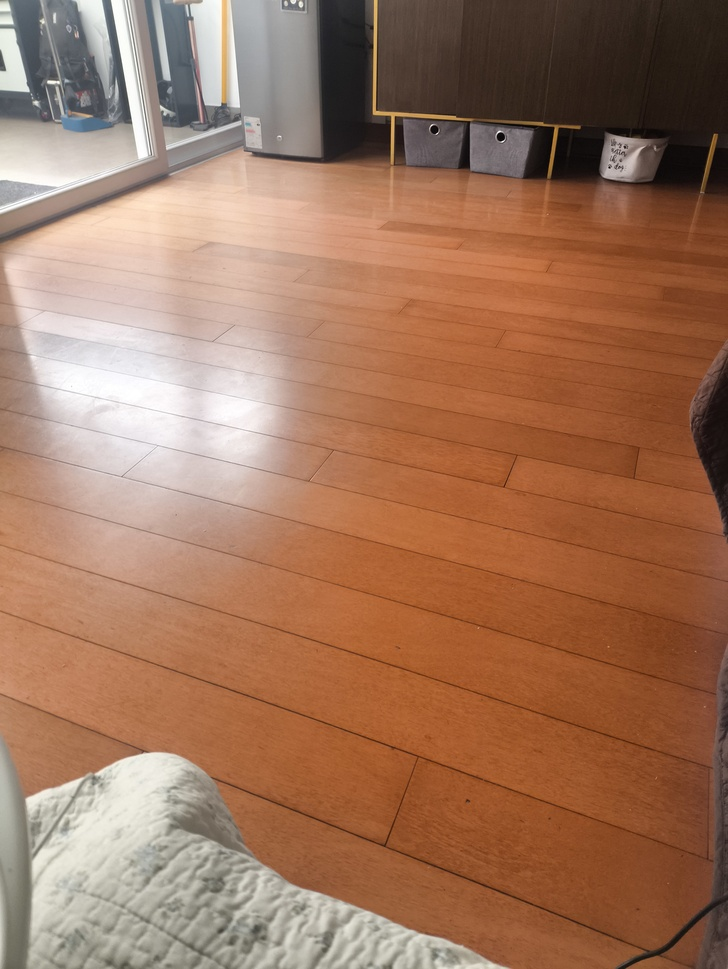
#> input picture dataset/imagenes/foto-con-exif.jpg, 728 x 969 px, shrunk from 3472 x 4624 before the run
$ python -i preprocesamiento.py   (imports and definitions only)
#> lines starting #> are read from the running program, lines starting #| are printed output that depends on the picture
#> further down, picture is the input picture: shape (969, 728, 3); mean B, G, R 92.6, 117.2, 159.1
import numpy as np
import cv2
from sklearn.preprocessing import StandardScaler

# [14 lines left out: function normalizar_pixeles, not called in this run]

def calcular_textura_vectorizado(imagen, kernel_size=3):
    """
    Calcula mapa de textura por píxel usando varianza local.
    """
#> called with kernel_size = 3
    gray = cv2.cvtColor(imagen, cv2.COLOR_BGR2GRAY).astype(np.float32)
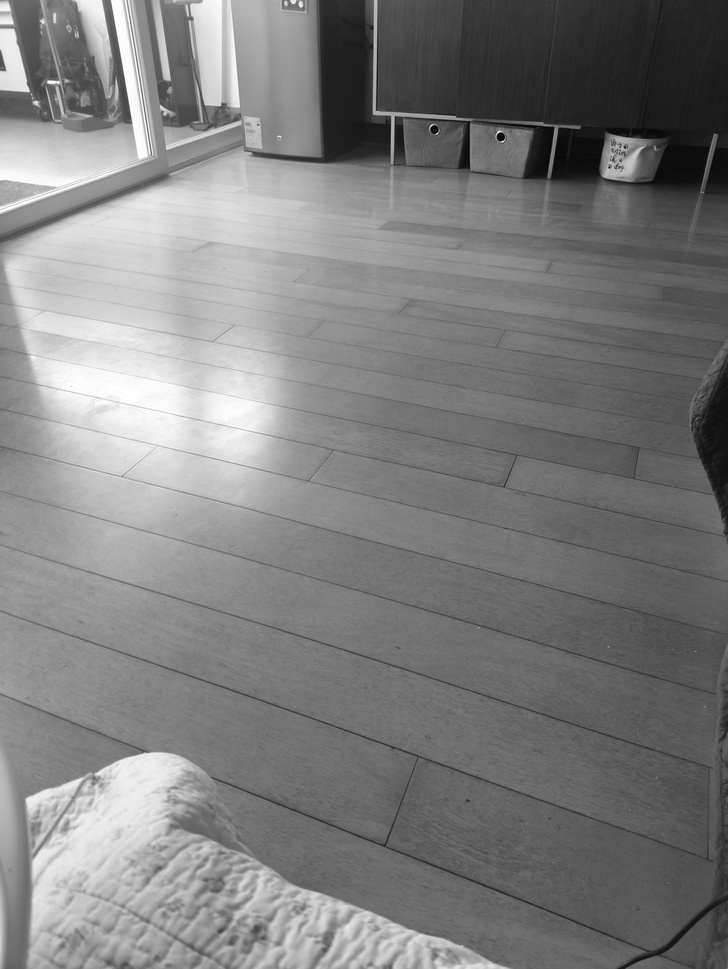
#> gray: shape (969, 728) float32; min 1, max 255, mean 126.9
    mean = cv2.blur(gray, (kernel_size, kernel_size))
    sqr_mean = cv2.blur(gray ** 2, (kernel_size, kernel_size))
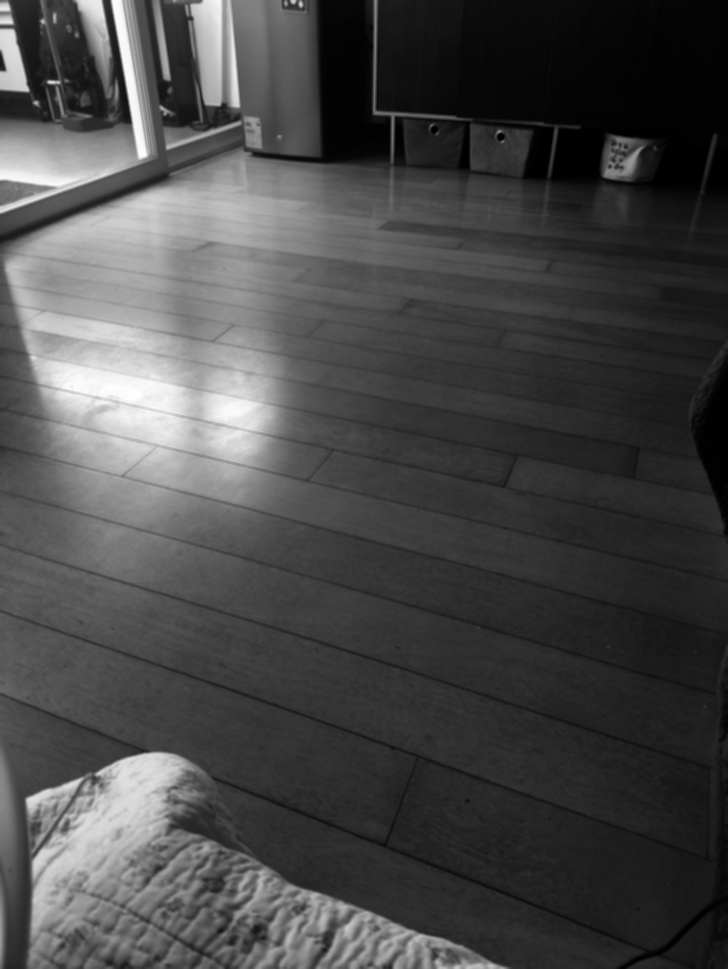
#> sqr_mean: shape (969, 728) float32; min 89.44, max 65025, mean 18685.7; drawn with min black and max white
    varianza = sqr_mean - mean ** 2
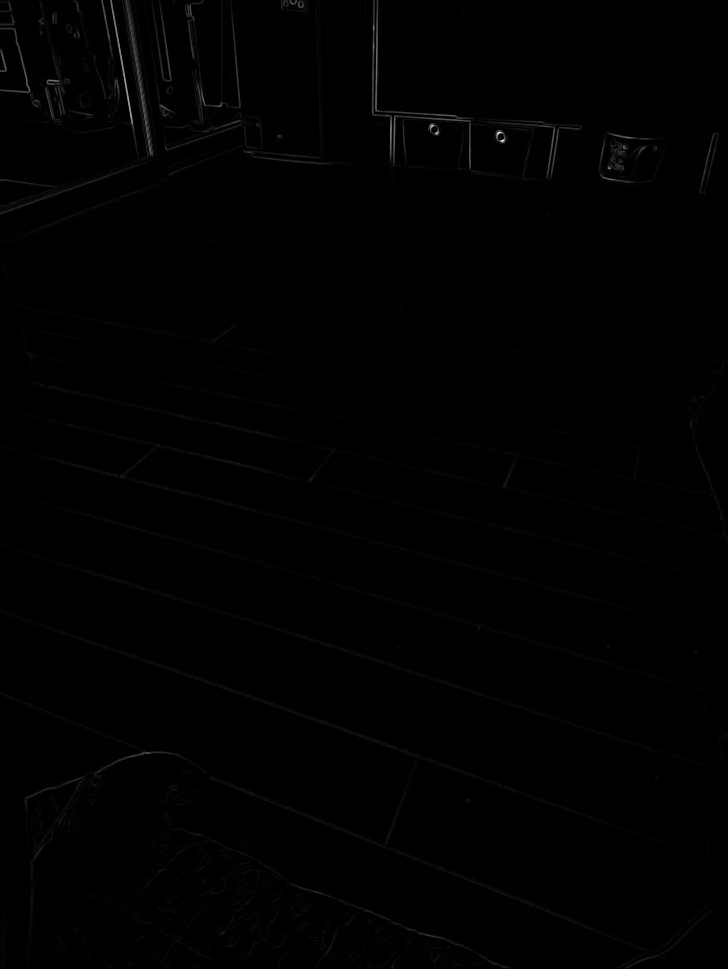
#> varianza: shape (969, 728) float32; min 0, max 9136.1, mean 40; drawn with min black and max white
    return varianza

# [59 lines left out: functions normalizar_pixeles_con_textura, filtrar_sombra_refinada, not called in this run]

>>> import cv2
>>> picture = cv2.imread('../../dataset/imagenes/foto-con-exif.jpg')
>>> result = calcular_textura_vectorizado(picture)

$ run again, on dataset/imagenes/foto-fv5-gps.jpg
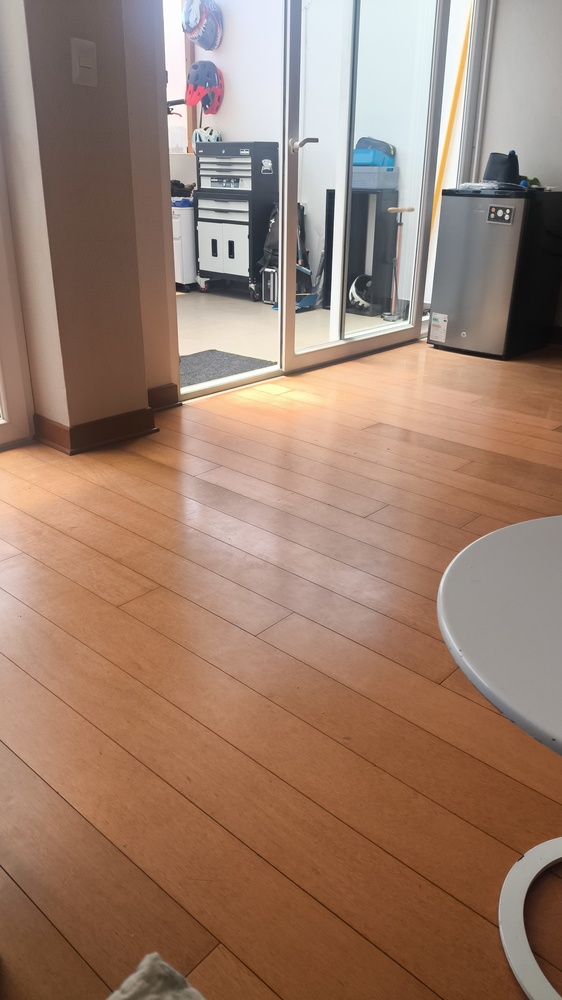
#> input picture dataset/imagenes/foto-fv5-gps.jpg, 562 x 1000 px, shrunk from 1350 x 2400 before the run
#> picture is the input picture: shape (1000, 562, 3); mean B, G, R 109.8, 126.7, 155.5
#> in calcular_textura_vectorizado, `sqr_mean = cv2.blur(gray ** 2, (kernel_size, kernel_size))`:
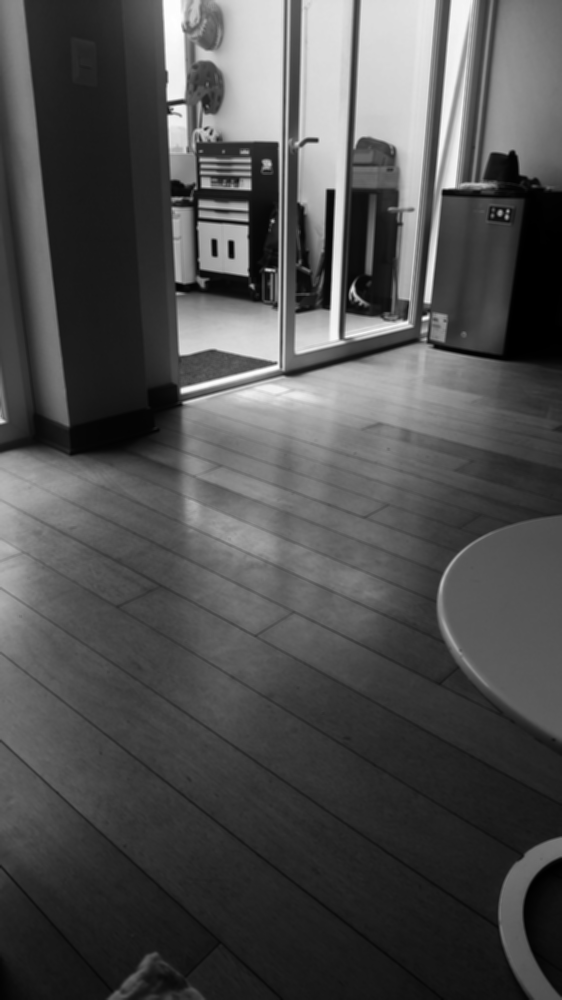
#> sqr_mean: shape (1000, 562) float32; min 95.78, max 64516, mean 20295.5; drawn with min black and max white
#> in calcular_textura_vectorizado, `varianza = sqr_mean - mean ** 2`:
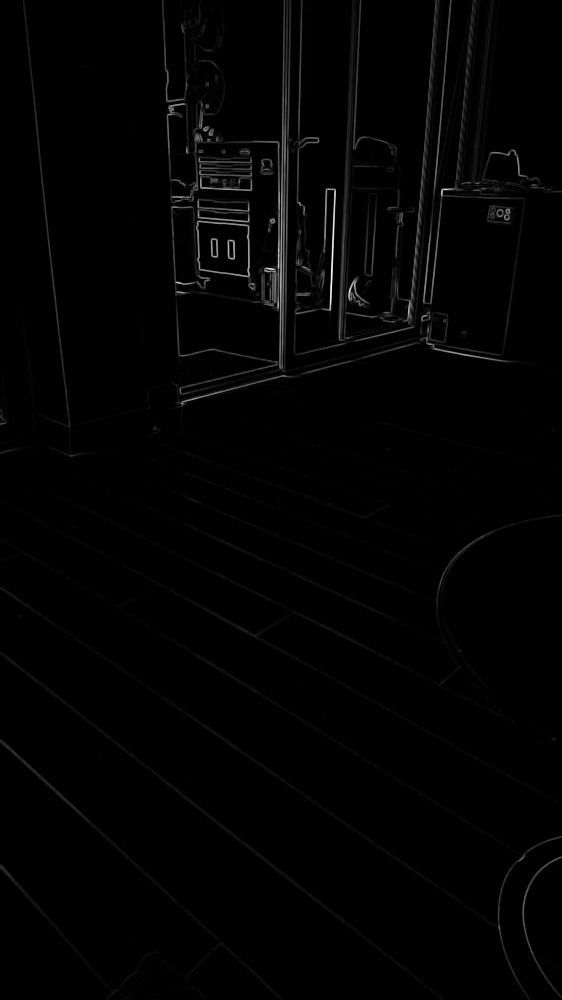
#> varianza: shape (1000, 562) float32; min 0, max 8074.9, mean 91; drawn with min black and max white

$ run again, on dataset/imagenes/foto-gps-exif.jpg
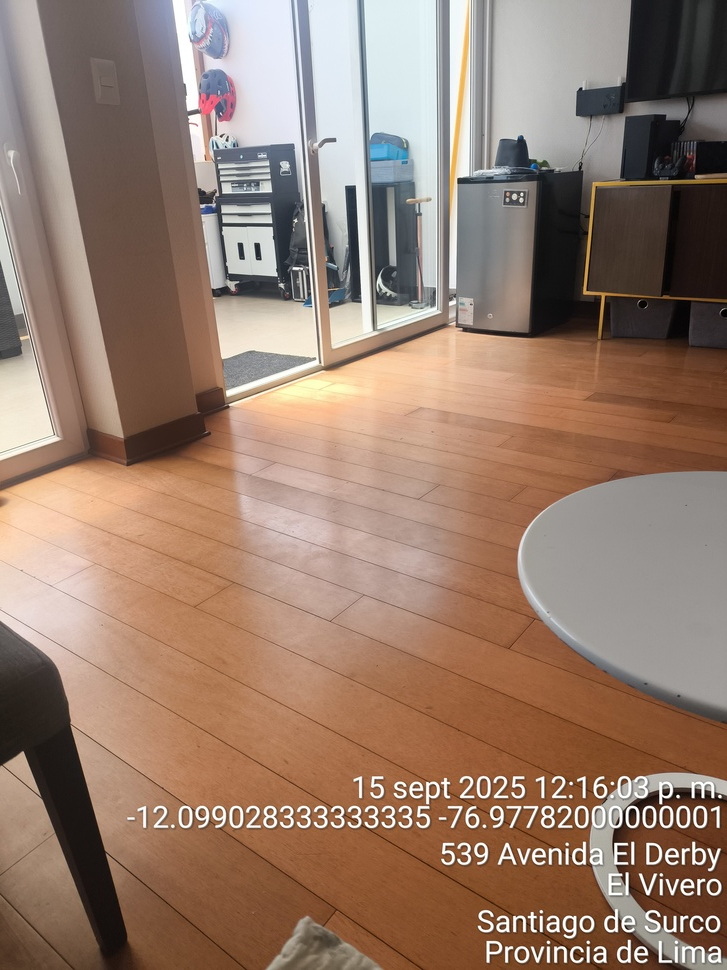
#> input picture dataset/imagenes/foto-gps-exif.jpg, 727 x 970 px, shrunk from 2448 x 3264 before the run
#> picture is the input picture: shape (970, 727, 3); mean B, G, R 109, 124.8, 150.6
#> in calcular_textura_vectorizado, `sqr_mean = cv2.blur(gray ** 2, (kernel_size, kernel_size))`:
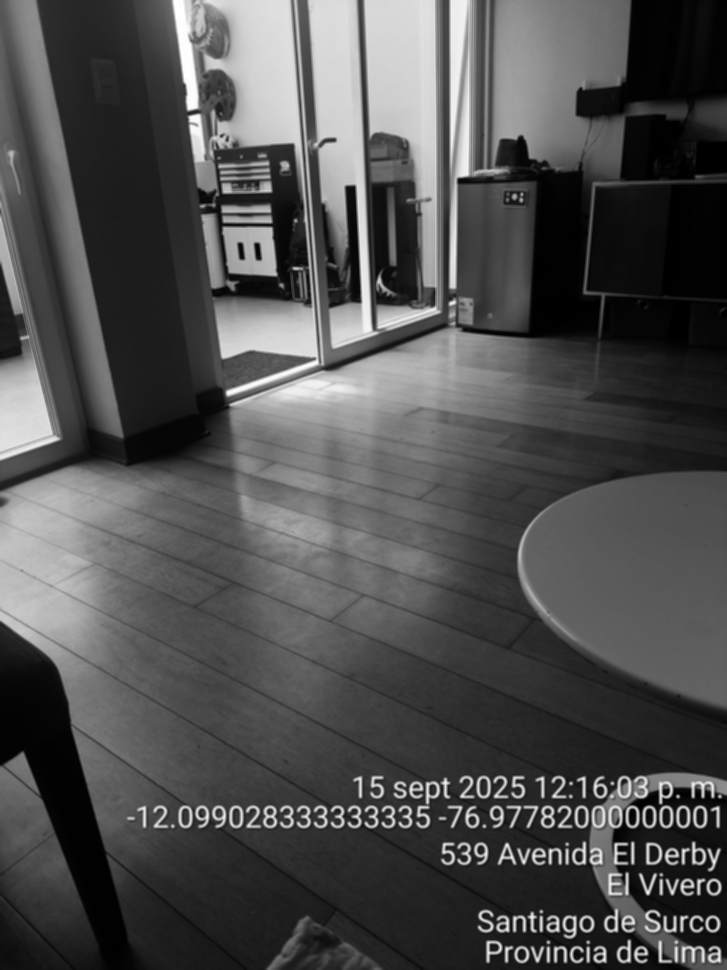
#> sqr_mean: shape (970, 727) float32; min 10.89, max 65025, mean 20250.1; drawn with min black and max white
#> in calcular_textura_vectorizado, `varianza = sqr_mean - mean ** 2`:
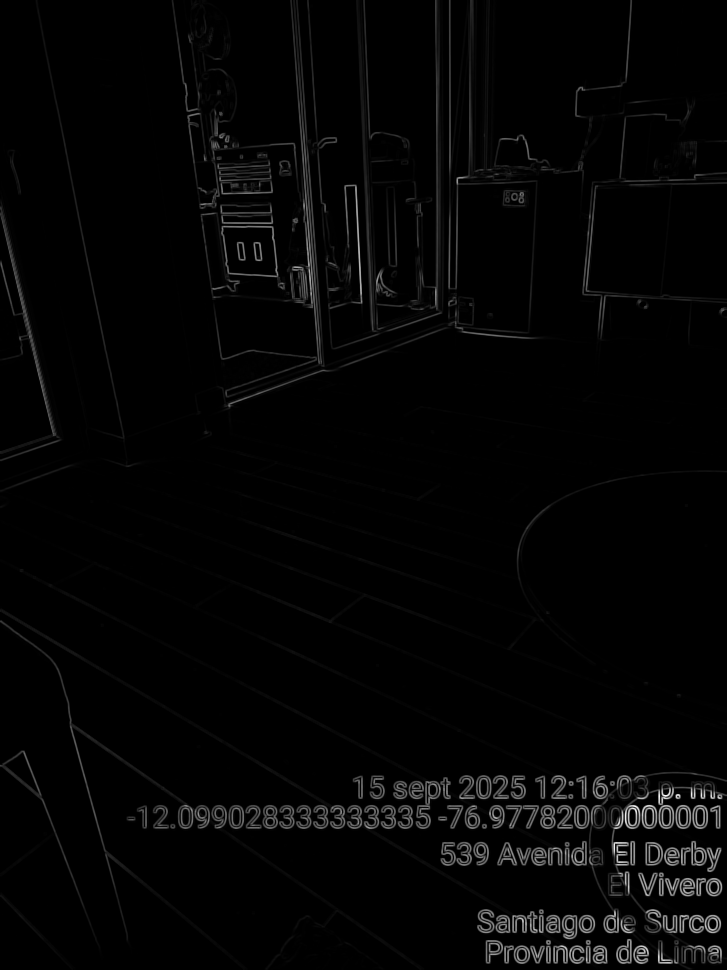
#> varianza: shape (970, 727) float32; min 0, max 11036.2, mean 214.2; drawn with min black and max white

$ run again, on dataset/imagenes/foto1.jpg
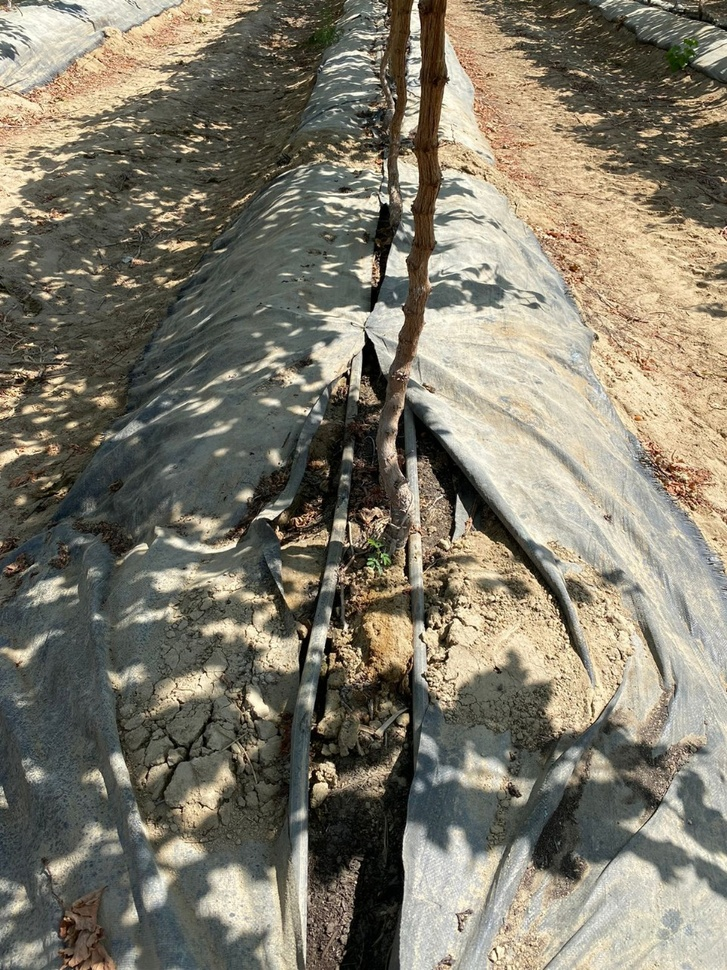
#> input picture dataset/imagenes/foto1.jpg, 727 x 970 px, shrunk from 960 x 1280 before the run
#> picture is the input picture: shape (970, 727, 3); mean B, G, R 107.1, 122.6, 127.8
#> in calcular_textura_vectorizado, `sqr_mean = cv2.blur(gray ** 2, (kernel_size, kernel_size))`:
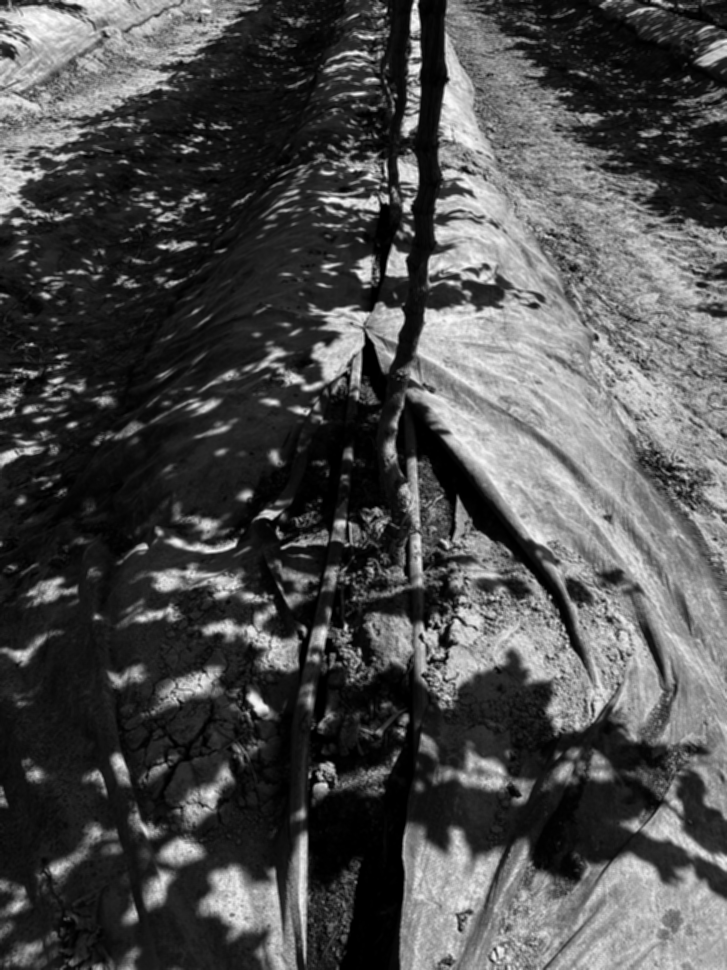
#> sqr_mean: shape (970, 727) float32; min 0.333, max 63509.3, mean 19452.8; drawn with min black and max white
#> in calcular_textura_vectorizado, `varianza = sqr_mean - mean ** 2`:
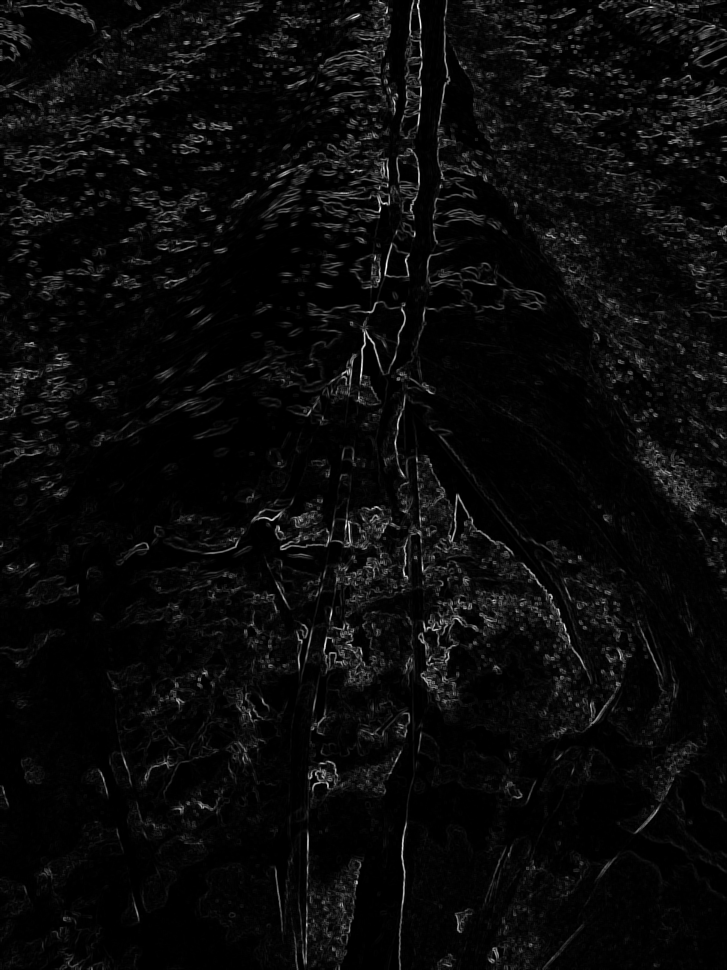
#> varianza: shape (970, 727) float32; min 0, max 9819.6, mean 408.8; drawn with min black and max white
